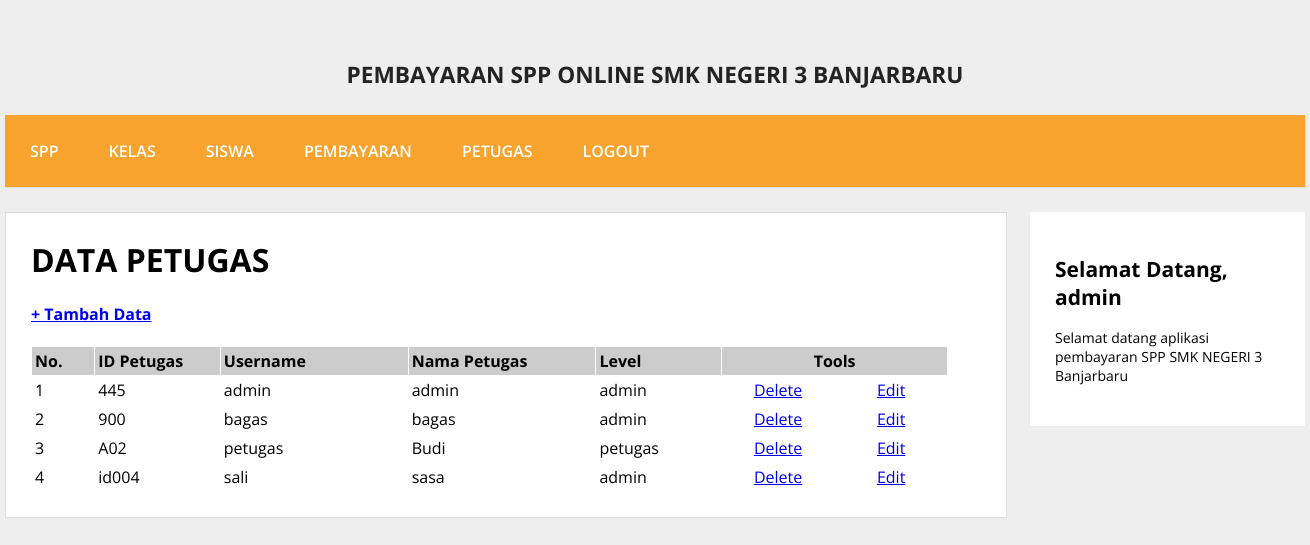
/admin/halaman_admin.php?open=data_petugas (signed in), run on the app's committed database.
### tables this page shows
CREATE TABLE `petugas` (
  `id_petugas` varchar(5) NOT NULL,
  `username` varchar(25) NOT NULL,
  `password` varchar(32) NOT NULL,
  `nama_petugas` varchar(35) NOT NULL,
  `level` enum('admin','petugas','','') NOT NULL
);

### admin/data_petugas.php (the view)
<?php
include_once "../src/koneksi.php";
?>
<h1 ><b>DATA PETUGAS  </b></h1>
<h4 > <a href="?open=tambah_petugas">+ Tambah Data</a> </h4>
<table  cellspacing="1" cellpadding="3">
    <tr>
        <td width="5%" bgcolor="#CCCCCC"><b>No.</b></td>
        <td width="10%" bgcolor="#CCCCCC"><b>ID Petugas</b></td>
        <td width="15%" bgcolor="#CCCCCC"><b>Username</b></td>
        <td width="15%" bgcolor="#CCCCCC"><b>Nama Petugas </b></td>
        <td width="10%" bgcolor="#CCCCCC"><b>Level</b></td>
        <td colspan="2" align="center" bgcolor="#CCCCCC"><b>Tools</b></td>
    </tr>
<?php
$sql = mysqli_query($koneksi, "SELECT * FROM petugas order by id_petugas ASC");
$nomor  = 0;
while ($data = mysqli_fetch_array($sql)) {
  $nomor++;
?>
    <tr>
        <td> <?php echo $nomor; ?> </td>
        <td> <?php echo $data['id_petugas']; ?> </td>
        <td> <?php echo $data['username']; ?> </td>
        <td> <?php echo $data['nama_petugas']; ?> </td>
        <td> <?php echo $data['level']; ?> </td>
        <td width="9%" align="center"><a href="?open=hapus_petugas&id_petugas=<?php echo $data['id_petugas']; ?>" target="_self" onclick="return confirm('YAKIN INGIN MENGHAPUS DATA PETUGAS INI ...?')"> Delete</a></td>
        <td width="9%" align="center"><a href="?open=edit_petugas&id_petugas=<?php echo $data['id_petugas'] ?>" target="_self">Edit</a></td>
    </tr>
    <?php
    }
     ?>
</table>

### src/style.css (style rules this page uses)
body { background:#eee; margin:0; font-family:'Open Sans', sans-serif; }
.conteudo h1 { margin-top:0; }

### data on the page
petugas: id_petugas "445", username "admin", nama_petugas "admin", level "admin"
petugas: id_petugas "900", username "bagas", nama_petugas "bagas", level "admin"
petugas: id_petugas "A02", username "petugas", nama_petugas "Budi", level "petugas"
petugas: id_petugas "id004", username "sali", nama_petugas "sasa", level "admin"

### other printed values
$_SESSION['username'] "admin"
